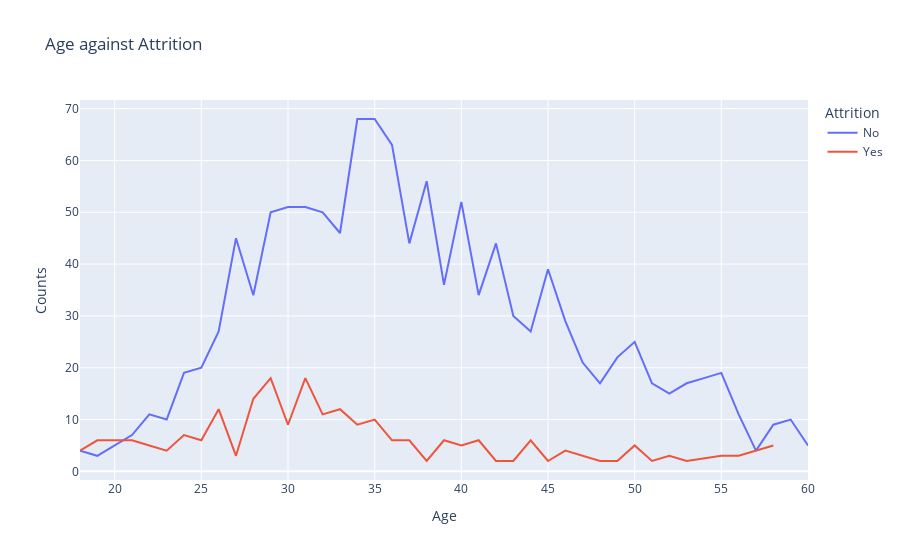

The notebook cell saved with this chart:
### Code cell
age_att=data.groupby(['Age','Attrition']).apply(lambda x:x['DailyRate'].count()).reset_index(name='Counts')
px.line(age_att,x='Age',y='Counts',color='Attrition',title='Age against Attrition')

### Figure 1 — Plotly figure (JSON) as saved in the notebook; plotly's stock layout.template omitted (floating-point values rounded to 4 significant figures)
{"data": [{"hovertemplate": "Attrition=No<br>Age=%{x}<br>Counts=%{y}<extra></extra>", "legendgroup": "No", "line": {"color": "#636efa", "dash": "solid"}, "marker": {"symbol": "circle"}, "mode": "lines", "name": "No", "orientation": "v", "showlegend": true, "type": "scatter", "x": [18, 19, 20, 21, 22, 23, 24, 25, 26, 27, 28, 29, 30, 31, 32, 33, 34, 35, 36, 37, 38, 39, 40, 41, 42, 43, 44, 45, 46, 47, 48, 49, 50, 51, 52, 53, 54, 55, 56, 57, 58, 59, 60], "xaxis": "x", "y": [4, 3, 5, 7, 11, 10, 19, 20, 27, 45, 34, 50, 51, 51, 50, 46, 68, 68, 63, 44, 56, 36, 52, 34, 44, 30, 27, 39, 29, 21, 17, 22, 25, 17, 15, 17, 18, 19, 11, 4, 9, 10, 5], "yaxis": "y"}, {"hovertemplate": "Attrition=Yes<br>Age=%{x}<br>Counts=%{y}<extra></extra>", "legendgroup": "Yes", "line": {"color": "#EF553B", "dash": "solid"}, "marker": {"symbol": "circle"}, "mode": "lines", "name": "Yes", "orientation": "v", "showlegend": true, "type": "scatter", "x": [18, 19, 20, 21, 22, 23, 24, 25, 26, 27, 28, 29, 30, 31, 32, 33, 34, 35, 36, 37, 38, 39, 40, 41, 42, 43, 44, 45, 46, 47, 48, 49, 50, 51, 52, 53, 55, 56, 58], "xaxis": "x", "y": [4, 6, 6, 6, 5, 4, 7, 6, 12, 3, 14, 18, 9, 18, 11, 12, 9, 10, 6, 6, 2, 6, 5, 6, 2, 2, 6, 2, 4, 3, 2, 2, 5, 2, 3, 2, 3, 3, 5], "yaxis": "y"}], "layout": {"legend": {"title": {"text": "Attrition"}, "tracegroupgap": 0}, "title": {"text": "Age against Attrition"}, "xaxis": {"anchor": "y", "domain": [0, 1], "title": {"text": "Age"}}, "yaxis": {"anchor": "x", "domain": [0, 1], "title": {"text": "Counts"}}}}
